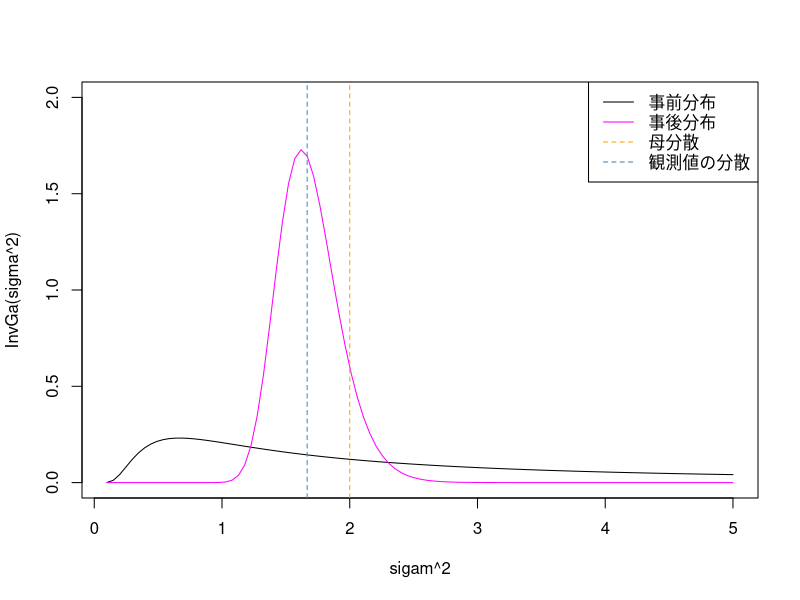
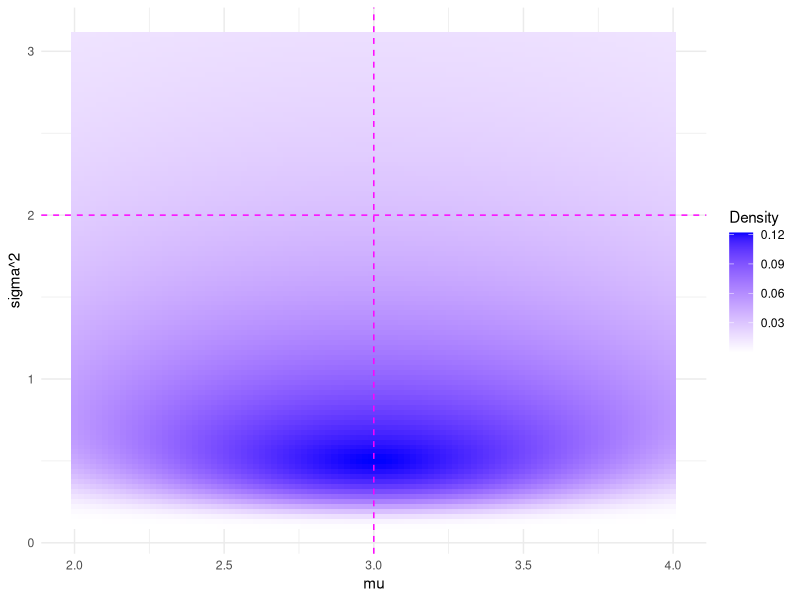
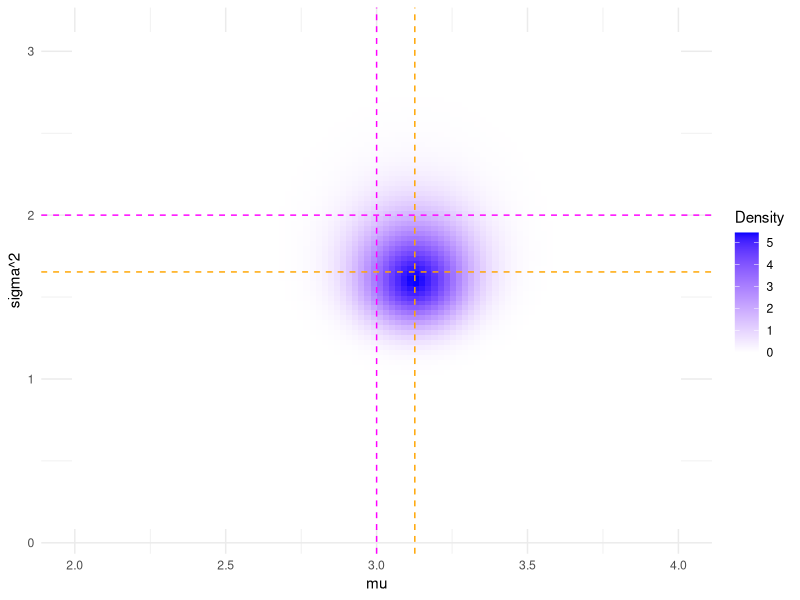
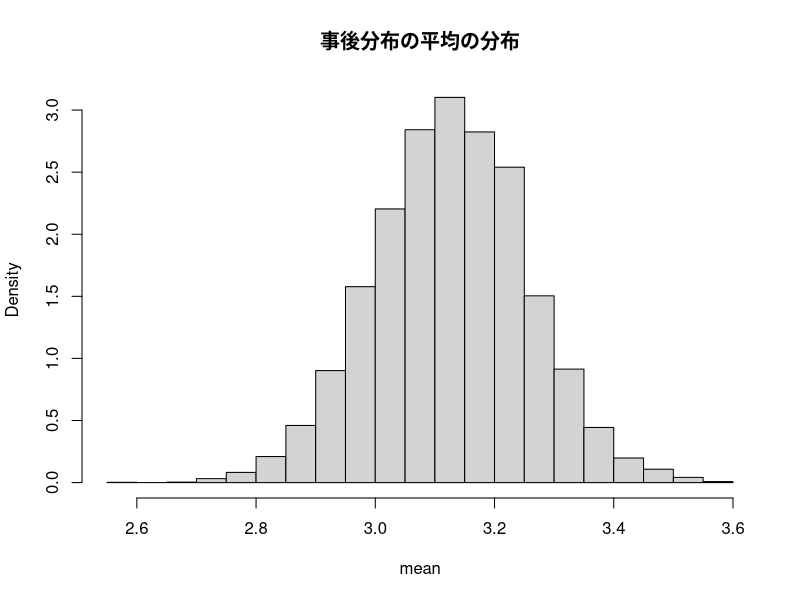
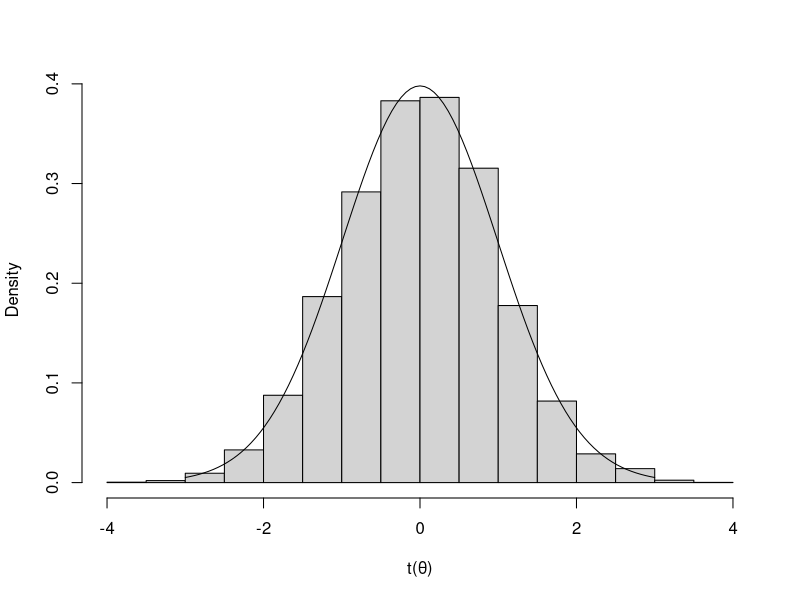
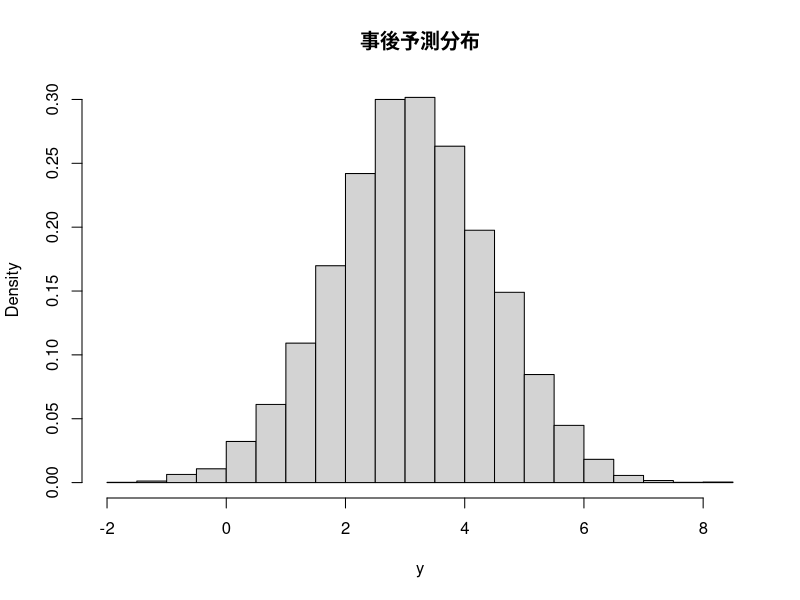

Here is the R script that generated these plots, in order:
## ---- chunk 1
#| include: false

dinvgamma <- function(x,a,b) dgamma(1/x,a,b)/x^2

dinvgamma.mean <- function(a,b) b/(a-1)

dinvgamma.mode <- function(a,b) b/(a+1)

calc.post.var <- function(data, pr.v, pr.k, pr.mu, pr.var) {
  data.var <- var(data)
  data.mean <- mean(data)
  n <- length(data)
  po.v <- pr.v+n
  po.k <- pr.k+n
  return((pr.v*pr.var + (n-1)*data.var + (pr.k*n/po.k)*(data.mean-pr.mu)^2) / po.v)
}

dinvganorm <- function(mu,var,invga.a,invga.b,norm.mu,norm.var) {
  p.invga <- dinvgamma(var,invga.a,invga.b)
  p.norm <- dnorm(mu,norm.mu,sqrt(norm.var))
  return(p.invga*p.norm)
}
## ---- chunk 2
#| output: false
set.seed(123)
# 母集団分布のパラメータ(平均、分散)
population.mean <- 3
population.var <- 2
# 観測値生成
obs.N <- 100
obs.data <- rnorm(obs.N, population.mean, sqrt(population.var))
# 観測値の平均と分散
obs.mean <- mean(obs.data)
obs.var <- var(obs.data)
## ---- chunk 3
#| echo: false
sprintf("観測値の平均=%f", obs.mean)
sprintf("観測値の分散=%f", obs.var)
## ---- chunk 4
# 事前パラメータ
## 正規分布パラメータ
pr.k  <- 1
pr.mu <- 3
## 逆ガンマ分布パラメータ
pr.v   <- 1
pr.var <- 2
pr.a <- pr.v/2
pr.b <- pr.v/2*pr.var

# 事後パラメータ
## 正規分布パラメータ
po.k <- obs.N + pr.k
po.mu <- (obs.N * obs.mean + pr.k * pr.mu) / po.k
## 逆ガンマ分布パラメータ
po.v <- obs.N + pr.v
po.var <- (pr.v*pr.var + (obs.N-1)*obs.var + (pr.k*obs.N/po.k)*(obs.mean-pr.mu)^2) / po.v
po.a <- po.v/2
po.b <- po.v/2*po.var
## ---- chunk 5
#| include: false
printRepreValue <- function(mu, a, b) {
  print(sprintf("正規分布の平均=%f", mu))
  print(sprintf("逆ガンマ分布の平均=%f", dinvgamma.mean(a, b)))
  print(sprintf("逆ガンマ分布の最瀕値=%f", dinvgamma.mode(a, b)))
}
## ---- chunk 6
#| echo: false
printRepreValue(pr.mu, pr.a, pr.b)
## ---- chunk 7
#| echo: false
printRepreValue(po.mu, po.a, po.b)
## ---- chunk 8
#| echo: false
curve(dinvgamma(x, pr.a, pr.b), 
      from=0.1, to=5, col="black", ylim=c(0,2),
      xlab = "sigam^2", ylab="InvGa(sigma^2)")
curve(dinvgamma(x, po.a, po.b), col="magenta", add=T)
abline(v=population.var, lty=2, col="orange")
abline(v=obs.var, lty=2, col="steelblue")
legend("topright", 
       legend = c("事前分布", "事後分布", "母分散", "観測値の分散"), 
       col = c("black", "magenta", "orange", "steelblue"), lwd = 1, lty=c(1,1,2,2))
## ---- chunk 9
#| include: false
library(ggplot2)

drawInvGammaNormDist <- function(xs, ys, a, b, mu, k, 
                                 vline1 = NULL, hline1 = NULL,
                                 vline2 = NULL, hline2 = NULL) 
{
  grid <- expand.grid(x=xs, y=ys)
  grid$z <- dinvganorm(grid$x, grid$y, a, b, mu, grid$y/k)
  
  ggplot(grid, aes(x = x, y = y, fill = z)) + 
    geom_tile() +
    scale_fill_gradient(low = "white", high = "blue") + 
    labs(title = NULL, x = "mu", y = "sigma^2", fill = "Density") +
    theme_minimal()+ 
    geom_vline(xintercept = vline1, color="magenta", linetype = "dashed") +
    geom_hline(yintercept = hline1, color="magenta", linetype = "dashed") +
    geom_vline(xintercept = vline2, color="orange", linetype = "dashed") +
    geom_hline(yintercept = hline2, color="orange", linetype = "dashed")
}
## ---- chunk 10
#| echo: false
drawInvGammaNormDist(seq(2, 4, length.out=100),
                     seq(0.1, 3.1, length.out=100),
                     pr.a, pr.b, pr.mu, pr.k, 
                     vline1=population.mean, hline1=population.var)
## ---- chunk 11
#| echo: false
drawInvGammaNormDist(seq(2, 4, length.out=100),
                     seq(0.1, 3.1, length.out=100),
                     po.a, po.b, po.mu, po.k, 
                     population.mean, population.var,
                     po.mu, po.var)
## ---- chunk 12
set.seed(1)
mc.N <- 10000
mc.vars <- 1/rgamma(mc.N, po.a, po.b)
mc.means <- rnorm(mc.N, po.mu, sqrt(mc.vars/po.k))
## ---- chunk 13
#| echo: false
hist(mc.means, prob=T, xlab = "mean",
     main="事後分布の平均の分布")
## ---- chunk 14
#| echo: false
mc.means.quantiles <- quantile(mc.means, c(0.025, 0.5, 0.975))
sprintf("95%%信用区間は,(%f ~ %f)", mc.means.quantiles[1], mc.means.quantiles[3])
sprintf("中央値は、%f", mc.means.quantiles[2])
## ---- chunk 15
#| echo: false
mc.means.t <- (mc.means-po.mu) / sqrt(mc.vars/po.k)
hist(mc.means.t, prob=T, main=NULL, xlab="t(θ)")
curve(dt(x, po.v), from=-3, to=3, add=T)
## ---- chunk 16
#| echo: false
sprintf("%f ~ %f", sqrt(po.var/po.k)*qt(0.025, po.v)+po.mu, sqrt(po.var/po.k)*qt(0.975, po.v)+po.mu)
## ---- chunk 17
set.seed(1)
mc.pred.ys <- rnorm(mc.N, mc.means, sqrt(mc.vars))
## ---- chunk 18
#| echo: false
hist(mc.pred.ys, prob=T, main="事後予測分布", xlab="y")
